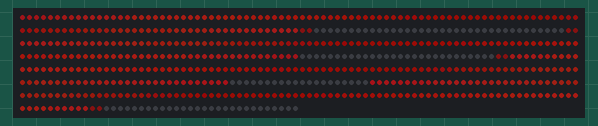
Recording of a sketch running on a simulated Arduino Uno, built with avr-gcc and run on an emulated ATmega328P. Parts: 600 RGB LEDs in strip order, left to right, continuing on the next row. Dim RGB values are drawn brighter than linear.

Above: at 0.06 s.

The sketch:

engine.ino
```cpp
#include <FastLED.h>

#define LED_PIN     6
#define NUM_LEDS    600
#define BRIGHTNESS  128
#define LED_TYPE    WS2812B
#define COLOR_ORDER GRB

CRGB leds[NUM_LEDS];

// Window parameters
#define WINDOW_HEIGHT 20
#define WINDOW_WIDTH 130
#define LEDS_PER_WINDOW 300
#define TOP_OFFSET 20
#define WINDOW_CENTER (WINDOW_WIDTH / 2)

// Effect parameters
#define LINE_WIDTH 15
#define FADE_RATE 150
#define SPEED 4

// Background effect parameters
uint8_t hue = 0;
uint16_t timeOffset = 0;
static int position = 0;

// Modify center definition to be the middle of entire display
#define DISPLAY_CENTER (NUM_LEDS / 2)
#define MAX_DISTANCE (WINDOW_WIDTH)  // Maximum distance from center

void setup() {
  FastLED.addLeds<LED_TYPE, LED_PIN, COLOR_ORDER>(leds, NUM_LEDS);
  FastLED.setBrightness(BRIGHTNESS);
  FastLED.clear();
}

void drawBackground() {
  // Create smooth plasma-like background pattern
  for(int window = 0; window < 2; window++) {
    int windowStart = window * LEDS_PER_WINDOW;

    for(int i = 0; i < WINDOW_WIDTH; i++) {
      // Create multiple overlapping waves for plasma effect
      uint8_t wave1 = sin8(i * 3 + timeOffset);
      uint8_t wave2 = sin8((i * 5 + timeOffset * 2) / 2);
      uint8_t wave3 = sin8((i * 2 - timeOffset * 3) / 3);
      uint8_t wave4 = cos8(i * 4 + timeOffset / 2);

      // Combine waves with different weights for more organic look
      uint16_t combined = (wave1 * 2 + wave2 * 3 + wave3 * 2 + wave4) / 8;

      // Map to a deeper red range with subtle variations
      uint8_t redBase = map(combined, 0, 255, 30, 90);
      uint8_t redShade = map(sin8(i * 2 + timeOffset), 0, 255, redBase-10, redBase+10);

      // Create plasma-like deep red color with subtle shadows
      CRGB bgColor = CRGB(
        redShade,
        redShade/12 + sin8(timeOffset + i * 3) / 32,  // Subtle variation in green
        redShade/15 + cos8(timeOffset - i * 2) / 32   // Subtle variation in blue
      );

      // Bottom bar
      leds[windowStart + i] = bgColor;

      // Top bar (mirrored)
      int topLed = windowStart + WINDOW_WIDTH + TOP_OFFSET + (WINDOW_WIDTH - i - 1);
      leds[topLed] = bgColor;
    }
  }

  // Smooth background animation
  timeOffset += 3;  // Adjusted for smoother flow
}

void loop() {
  // Draw deep red background first
  drawBackground();

  // Calculate positions for energy bars expanding from center
  for(int i = -LINE_WIDTH/2 - 2; i <= LINE_WIDTH/2 + 2; i++) {
    // For box 1 (right box, 0-300) - moving right from center
    int rightBoxPos = WINDOW_WIDTH - position + i - 1;
    // For box 2 (left box, 301-600) - moving left from center
    int leftBoxPos = position + i;

    // Process right box (0-300)
    if(rightBoxPos >= 0 && rightBoxPos < WINDOW_WIDTH) {
      // Calculate brightness with reduced pulse effect
      uint8_t baseBrightness = sin8(map(abs(i), 0, LINE_WIDTH/2, 255, 0));
      uint8_t pulseBrightness = sin8(timeOffset * 3);
      // Modified brightness calculation to maintain higher minimum brightness
      uint8_t finalBrightness = map((baseBrightness * pulseBrightness) >> 8, 0, 255, 180, 255);

      // Calculate brightness with distance from center effect
      uint8_t distanceFromCenter = abs(position - WINDOW_CENTER);
      uint8_t edgeFade = map(distanceFromCenter, 0, WINDOW_WIDTH/2, 255, 0); // Fade as it reaches edges

      // Bottom bar
      int bottomLed = rightBoxPos;  // First window starts at 0
      if(abs(i) > LINE_WIDTH/2) {
        leds[bottomLed] = blend(leds[bottomLed], CRGB(0, 0, 0), 200);
      } else {
        CRGB energyColor;
        if(abs(i) < 2) {
          // White-blue core that fades near edges
          energyColor = CRGB(
            (200 * edgeFade) >> 8,
            (220 * edgeFade) >> 8,
            (255 * edgeFade) >> 8
          );
        } else {
          // Blue energy that fades near edges
          energyColor = CRGB(
            0,
            (180 * edgeFade) >> 8,
            (255 * edgeFade) >> 8
          );
        }
        leds[bottomLed] = blend(leds[bottomLed], energyColor, 250);
      }

      // Top bar (mirrored)
      int topLed = WINDOW_WIDTH + TOP_OFFSET + (WINDOW_WIDTH - rightBoxPos - 1);
      if(abs(i) > LINE_WIDTH/2) {
        leds[topLed] = blend(leds[topLed], CRGB(0, 0, 0), 200);
      } else {
        CRGB energyColor;
        if(abs(i) < 2) {
          // White-blue core that fades near edges
          energyColor = CRGB(
            (200 * edgeFade) >> 8,
            (220 * edgeFade) >> 8,
            (255 * edgeFade) >> 8
          );
        } else {
          // Blue energy that fades near edges
          energyColor = CRGB(
            0,
            (180 * edgeFade) >> 8,
            (255 * edgeFade) >> 8
          );
        }
        leds[topLed] = blend(leds[topLed], energyColor, 250);
      }
    }

    // Process left box (301-600)
    if(leftBoxPos >= 0 && leftBoxPos < WINDOW_WIDTH) {
      // Calculate brightness with reduced pulse effect
      uint8_t baseBrightness = sin8(map(abs(i), 0, LINE_WIDTH/2, 255, 0));
      uint8_t pulseBrightness = sin8(timeOffset * 3);
      // Modified brightness calculation to maintain higher minimum brightness
      uint8_t finalBrightness = map((baseBrightness * pulseBrightness) >> 8, 0, 255, 180, 255);

      // Calculate brightness with distance from center effect
      uint8_t distanceFromCenter = abs(position - WINDOW_CENTER);
      uint8_t edgeFade = map(distanceFromCenter, 0, WINDOW_WIDTH/2, 255, 0); // Fade as it reaches edges

      // Bottom bar
      int bottomLed = LEDS_PER_WINDOW + leftBoxPos;  // Second window starts at 300
      if(abs(i) > LINE_WIDTH/2) {
        leds[bottomLed] = blend(leds[bottomLed], CRGB(0, 0, 0), 200);
      } else {
        CRGB energyColor;
        if(abs(i) < 2) {
          // White-blue core that fades near edges
          energyColor = CRGB(
            (200 * edgeFade) >> 8,
            (220 * edgeFade) >> 8,
            (255 * edgeFade) >> 8
          );
        } else {
          // Blue energy that fades near edges
          energyColor = CRGB(
            0,
            (180 * edgeFade) >> 8,
            (255 * edgeFade) >> 8
          );
        }
        leds[bottomLed] = blend(leds[bottomLed], energyColor, 250);
      }

      // Top bar (mirrored)
      int topLed = LEDS_PER_WINDOW + WINDOW_WIDTH + TOP_OFFSET + (WINDOW_WIDTH - leftBoxPos - 1);
      if(abs(i) > LINE_WIDTH/2) {
        leds[topLed] = blend(leds[topLed], CRGB(0, 0, 0), 200);
      } else {
        CRGB energyColor;
        if(abs(i) < 2) {
          // White-blue core that fades near edges
          energyColor = CRGB(
            (200 * edgeFade) >> 8,
            (220 * edgeFade) >> 8,
            (255 * edgeFade) >> 8
          );
        } else {
          // Blue energy that fades near edges
          energyColor = CRGB(
            0,
            (180 * edgeFade) >> 8,
            (255 * edgeFade) >> 8
          );
        }
        leds[topLed] = blend(leds[topLed], energyColor, 250);
      }
    }
  }

  // Update position for energy bars - faster outward movement
  position += 2;  // Move 2 pixels at a time for faster motion
  if(position >= WINDOW_WIDTH) {
    position = 0;  // Reset to center
  }

  FastLED.show();
  delay(SPEED);
}
```
